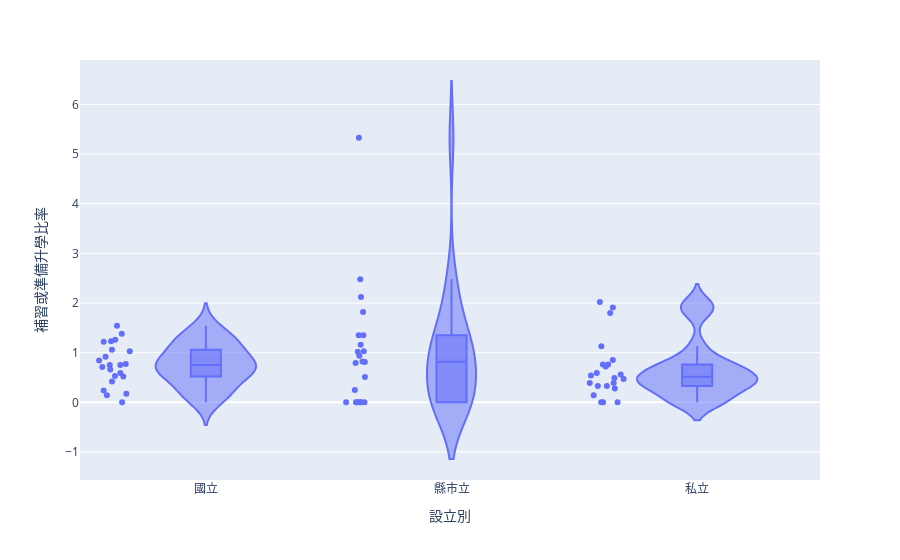

The cell this chart's notebook holds for it:
### Code cell
fig = px.violin(df, x="設立別", y="補習或準備升學比率", box=True, # draw box plot inside the violin
                points='all', # can be 'outliers', or False
               )
fig.show()

### Figure 1 — Plotly figure (JSON) as saved in the notebook; plotly's stock layout.template omitted (floating-point values rounded to 4 significant figures)
{"data": [{"alignmentgroup": "True", "box": {"visible": true}, "hovertemplate": "設立別=%{x}<br>補習或準備升學比率=%{y}<extra></extra>", "legendgroup": "", "marker": {"color": "#636efa"}, "name": "", "offsetgroup": "", "orientation": "v", "points": "all", "scalegroup": "True", "showlegend": false, "type": "violin", "x": ["國立", "國立", "國立", "國立", "國立", "國立", "國立", "國立", "國立", "國立", "國立", "國立", "國立", "國立", "國立", "國立", "國立", "國立", "國立", "國立", "國立", "國立", "縣市立", "縣市立", "縣市立", "縣市立", "縣市立", "縣市立", "縣市立", "縣市立", "縣市立", "縣市立", "縣市立", "縣市立", "縣市立", "縣市立", "縣市立", "縣市立", "縣市立", "縣市立", "縣市立", "縣市立", "縣市立", "縣市立", "私立", "私立", "私立", "私立", "私立", "私立", "私立", "私立", "私立", "私立", "私立", "私立", "私立", "私立", "私立", "私立", "私立", "私立", "私立", "私立", "私立", "私立"], "x0": " ", "xaxis": "x", "y": [0.24, 1.54, 0.71, 0.66, 1.03, 1.38, 0.59, 0.14, 0.52, 0.53, 0.75, 0.75, 1.22, 1.23, 0.84, 0.77, 0.92, 0.17, 1.06, 1.26, 0.42, 0, 1.16, 0.82, 0.81, 1.02, 0.94, 1.82, 5.33, 2.48, 0, 0.25, 1.35, 0.79, 1.35, 0.51, 0, 0, 0, 1.03, 2.12, 0, 0, 0, 0.56, 0.76, 0.54, 0.76, 1.8, 0.85, 0.28, 0.47, 0.14, 0.39, 0.39, 0.49, 0.59, 1.13, 1.91, 0.72, 0, 0.33, 0.33, 2.02, 0, 0], "y0": " ", "yaxis": "y"}], "layout": {"legend": {"tracegroupgap": 0}, "margin": {"t": 60}, "violinmode": "group", "xaxis": {"anchor": "y", "domain": [0, 1], "title": {"text": "設立別"}}, "yaxis": {"anchor": "x", "domain": [0, 1], "title": {"text": "補習或準備升學比率"}}}}
